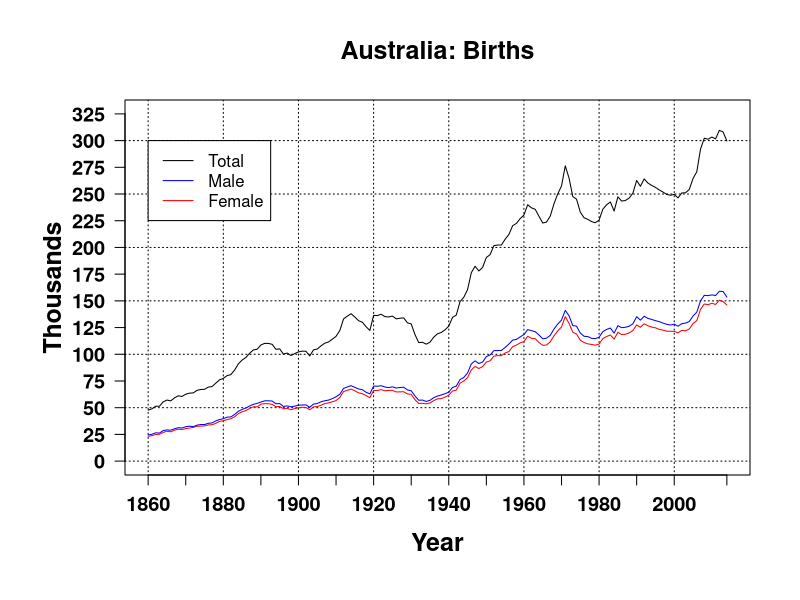

The R source for this figure:
### HMDcode.R
### 11/30/17 cmm

### set working directory where files are located
setwd("/homes/cmmar/CSDE502Unix")

### read data file
dd <- read.table(file="Australia_Births.dat", header=TRUE)
# > str(dd)
# 'data.frame':	155 obs. of  4 variables:
#   $ Year  : int  1860 1861 1862 1863 1864 1865 1866 1867 1868 1869 ...
# $ Female: int  23262 23806 24896 25134 26838 27986 27457 28922 29896 29527 ...
# $ Male  : int  24464 25102 26483 26233 28608 29175 28927 30245 31269 30996 ...
# $ Total : int  47726 48908 51379 51367 55446 57161 56384 59167 61165 60523 ...

### figuring out axis limits
# > min(dd[,2:4])
# [1] 23262
# > max(dd[,2:4])
# [1] 309582
# > min(dd$Year)
# [1] 1860
# > max(dd$Year)
# [1] 2014

### default margins (bottom, left, top, right) in inches
# > par()$mai
# [1] 1.02 0.82 0.82 0.42

###### plot in thousands
### create plot as .pdf
pdf(file="AustraliaBirths.pdf", height=12, width=18)

### increase margins
par(mai=c(1.25, 1.25, 1, .5))

### plot total
plot(dd$Year, dd$Total/1000, ylim=c(0,325), type="l",
     xaxt="n", yaxt="n", cex.lab=1.5, font.lab=2, font.main=2,cex.main=1.5,
     xlab="Year", ylab="Thousands",main="Australia: Births")

### x-axis, bold
axis(side=1, at=c(seq(1860,2000,10), 2014), cex.axis=1.2, font=2 )
### y-axis, bold
axis(side=2, at=seq(0,325,25), labels=seq(0,325,25), las=1, cex.axis=1.2, font=2)

### grid lines
segments(x0=seq(1860, 2000, 20), x1=seq(1860, 2000, 20), y0=-10, y1=500, lty="dotted")
segments(y0=seq(0, 3000, 50), y1=seq(0, 3000, 50), x0=-10, x1=3000, lty="dotted")

### plot females
lines(dd$Year, dd$Female/1000, col="red")
### plot males
lines(dd$Year, dd$Male/1000, col="blue")

legend(1860,300, legend=c("Total","Male","Female"), lty=1, col=c("black","blue","red"))

dev.off()
